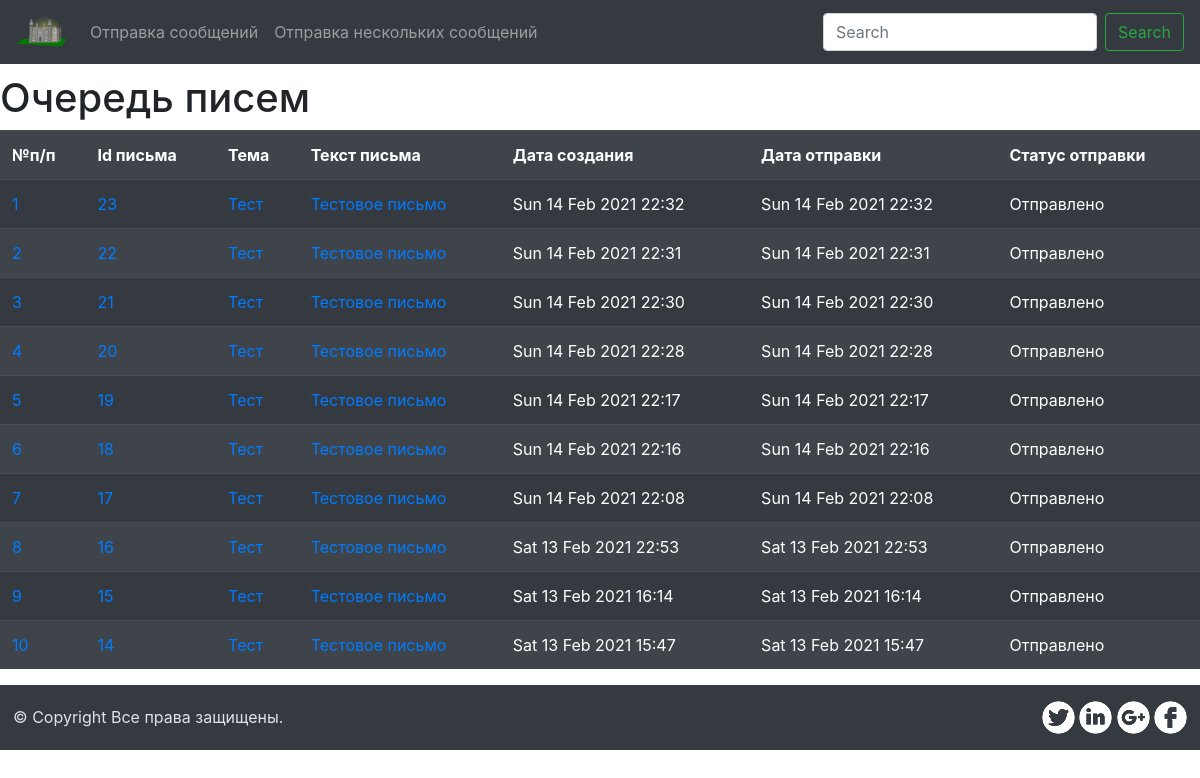
Page /message_list/ on the committed database.
### send_email/models.py (models this page shows, shortened)
class EmailMessage(models.Model):
    subject = models.CharField(max_length=255, blank=False, verbose_name="Тема письма")
    message = models.TextField(verbose_name="Текст сообщения")
    delay = models.PositiveIntegerField(verbose_name="Задержка отправки")
    to_send = models.EmailField(verbose_name="Адресат")
    create_date = models.DateTimeField(auto_now_add=True, verbose_name="Дата создания") # auto_now_add=True,
    send_date = models.DateTimeField(verbose_name="Дата отправки", default=datetime.datetime.now() + datetime.timedelta(seconds=500))
    status = models.BooleanField(verbose_name="Статус отправки", default=False)
    class Meta:
        verbose_name = "Письмо"
        verbose_name_plural = "Письма"

### send_email/views.py (the view)
# urls.py: path('message_list/', MessageList.as_view(), name="message-list"),
class MessageList(ListView):
    model = EmailMessage
    queryset = EmailMessage.objects.all().order_by('-create_date')[:10]

### send_email/templatetags/timetags.py (called while the page is built)
def sub(obj1, obj2):
    try:
        ts1 = float(obj1)
        ts2 = obj2.timestamp()
    except ValueError:
        return None
    return ts1 - ts2

### templates/send_email/emailmessage_list.html (shortened to what this page needs)
{% extends 'base.html' %}
{% block content %}
    {% load timetags %}
    {% now "U" as current_time %}
    <h1>Очередь писем</h1>
    <table class="table table-dark table-striped">
        <tr>
            <th>№п/п</th>
            <th>Id письма</th>
            <th>Тема</th>
            <th>Текст письма</th>
            <th>Дата создания</th>
            <th>Дата отправки</th>
            <th>Статус отправки</th>
        </tr>
        {% for message in object_list %}
        <tr>
            <td><a href="{{ message.pk }}/">{{ forloop.counter }}</a></td>
            <td><a href="{{ message.pk }}/">{{ message.pk }}</a></td>
            <td><a href="{{ message.pk }}/">{{ message.subject }}</a></td>
            <td><a href="{{ message.pk }}/">{{ message.message }}</a></td>
            <td>{{ message.create_date|date:"D d M Y" }} {{ message.create_date|time:"H:i" }}</td>
            <td>{{ message.send_date|date:"D d M Y" }} {{ message.send_date|time:"H:i" }}</td>
            <td>
                {% if current_time|sub:message.send_date > 0 %}
                    Отправлено
                {% else %}
                    Не отправлено
                {% endif %}
            </td>
        </tr>
        {% endfor %}
    </table>
{% endblock %}

### rows in the picture
EmailMessage: pk "23", subject "Тест", message "Тестовое письмо", create_date "Sun 14 Feb 2021", create_date "22:32", send_date "Sun 14 Feb 2021", send_date "22:32", shows "Отправлено"
EmailMessage: pk "22", subject "Тест", message "Тестовое письмо", create_date "Sun 14 Feb 2021", create_date "22:31", send_date "Sun 14 Feb 2021", send_date "22:31", shows "Отправлено"
EmailMessage: pk "21", subject "Тест", message "Тестовое письмо", create_date "Sun 14 Feb 2021", create_date "22:30", send_date "Sun 14 Feb 2021", send_date "22:30", shows "Отправлено"
EmailMessage: pk "20", subject "Тест", message "Тестовое письмо", create_date "Sun 14 Feb 2021", create_date "22:28", send_date "Sun 14 Feb 2021", send_date "22:28", shows "Отправлено"
EmailMessage: pk "19", subject "Тест", message "Тестовое письмо", create_date "Sun 14 Feb 2021", create_date "22:17", send_date "Sun 14 Feb 2021", send_date "22:17", shows "Отправлено"
EmailMessage: pk "18", subject "Тест", message "Тестовое письмо", create_date "Sun 14 Feb 2021", create_date "22:16", send_date "Sun 14 Feb 2021", send_date "22:16", shows "Отправлено"
EmailMessage: pk "17", subject "Тест", message "Тестовое письмо", create_date "Sun 14 Feb 2021", create_date "22:08", send_date "Sun 14 Feb 2021", send_date "22:08", shows "Отправлено"
EmailMessage: pk "16", subject "Тест", message "Тестовое письмо", create_date "Sat 13 Feb 2021", create_date "22:53", send_date "Sat 13 Feb 2021", send_date "22:53", shows "Отправлено"
EmailMessage: pk "15", subject "Тест", message "Тестовое письмо", create_date "Sat 13 Feb 2021", create_date "16:14", send_date "Sat 13 Feb 2021", send_date "16:14", shows "Отправлено"
EmailMessage: pk "14", subject "Тест", message "Тестовое письмо", create_date "Sat 13 Feb 2021", create_date "15:47", send_date "Sat 13 Feb 2021", send_date "15:47", shows "Отправлено"
